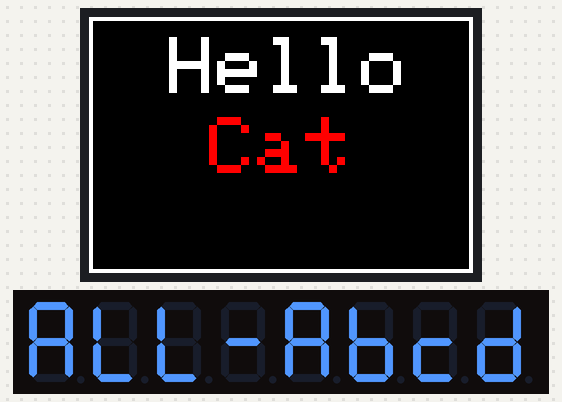
A sketch run on a simulated Arduino Uno, built with avr-gcc and run on an emulated ATmega328P. Parts: 96×64 colour display, 8-digit seven-segment display.

Above: at 2.2 s.

Measured:
- what the display in image 0 shows lasts 1.0 s, from 2.2 s to 3.2 s

The sketch:

OLED_Number_8.ino
```cpp
#include "LedControl.h"
#define sclk 13
#define mosi 11
#define cs   10
#define rst  9
#define dc   8
#define  BLACK           0x0000
#define BLUE            0x001F
#define RED             0xF800
#define GREEN           0x07E0
#define CYAN            0x07FF
#define MAGENTA         0xF81F
#define YELLOW          0xFFE0
#define WHITE           0xFFFF

#include <Adafruit_GFX.h>
#include <Adafruit_SSD1331.h>
#include <SPI.h>


Adafruit_SSD1331 display = Adafruit_SSD1331(cs, dc, rst);
/*
  Example By ArduinoAll
  Arduino -> Module MAX7219
  ขา7 -> DIN
  ขา6 -> CLK
  ขา5 -> LOAD/CS
  5V -> Vcc
  Gnd -> Gnd
*/
LedControl lc = LedControl(7, 6, 5, 1); // เลข 1 คือจำนวนโมดูลแสดงผลที่ต่อ ในที่นี้ต่อ 1 โมดูล
void setup()
{
  display.begin();
  display.fillScreen(RED);
  delay(300);
  display.fillScreen(GREEN);
  delay(300);
  display.fillScreen(BLUE);
  delay(300);
  display.fillScreen(BLACK);
  delay(1000);
  display.setCursor(20,5);
  display.setTextColor(WHITE);
  display.setTextSize(2);
  display.print("Hello");

  display.setCursor(30,25);
  display.setTextColor(RED);
  display.setTextSize(2);
  display.print("Cat");

  display.fillRect(10,40, 75, 20, RED);

  display.setCursor(20,47);
  display.setTextColor(WHITE);
  display.setTextSize(1);
  display.print("Namcha");

  display.drawRect(0,0,96,64,WHITE);
  delay(100);


  // กำหนดค่าเริ่มต้น MAX7219 device
  lc.shutdown(0, false); // Enable display
  lc.setIntensity(0, 15); // ปรับระดับความสว่างได้ 16 ระดับ 0 คือค่าต่ำสุด 15 คือค่าสูงสุด
  lc.clearDisplay(0); // Clear display register
}
void loop()
{
  lc.setChar(0, 0, 'D', false);
  lc.setChar(0, 1, 'C', false); // lc.setDigit(0,1,10,false) แสดงค่าแบบตัวเลขที่ หลักที่ 1 แสดงเลข 10
  lc.setChar(0, 2, 'B', false);
  lc.setChar(0, 3, 'A', false);
  lc.setChar(0, 4, '-', false);
  lc.setChar(0, 5, 'L', false);
  lc.setChar(0, 6, 'L', false);
  lc.setChar(0, 7, 'A', false);

  display.fillRect(10,40, 75, 20, BLACK);
  delay(1000);
  display.fillRect(10,40, 75, 20, RED);
  display.setCursor(20,47);
  display.setTextColor(WHITE);
  display.setTextSize(1);
  display.print("Namcha");

}
```
